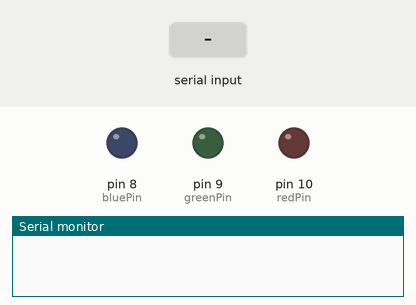
A sketch run on a simulated Arduino Uno, built with avr-gcc and run on an emulated ATmega328P. Shown: output pins drawn as LEDs (lit = HIGH), the last lines printed to the serial monitor. The inputs (shaded band) are chosen by the test bench.

Above: at 1.2 s.
1.3 s: "r" received over Serial
At 2.5 s:
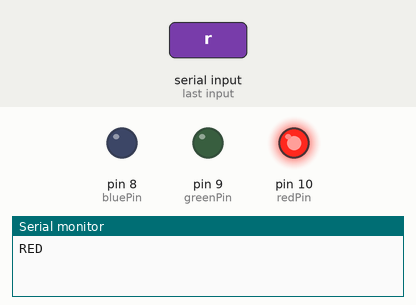
2.8 s: "g" received over Serial
At 3.8 s:
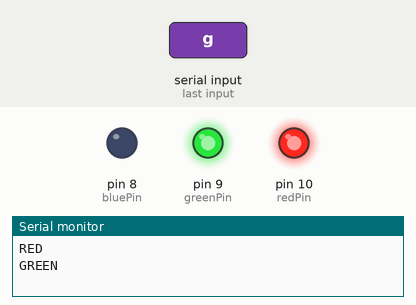
4.3 s: "b" received over Serial
At 4.9 s:
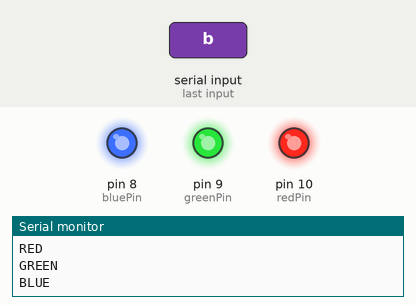
Timing chart, 0 to 7.3 s (numbered marks = the images above; inputs shaded):
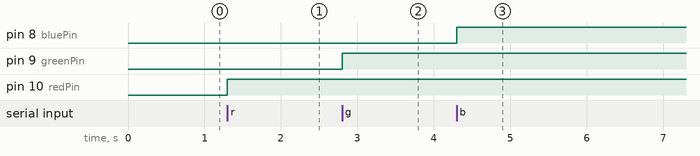

The sketch:

main.ino
```cpp
const int redPin = 10; // D10
const int greenPin = 9; // D9
const int bluePin = 8; // D8

void setup() {
  Serial.begin(9600);
}

void loop() {
  if (Serial.available() > 0) {
    char color = Serial.read();

    switch(color) {
      case 'r':
        analogWrite(redPin, 255);
        Serial.println("RED");
        break;
      case 'g':
        analogWrite(greenPin, 255);
        Serial.println("GREEN");
        break;
      case 'b':
        analogWrite(bluePin, 255);
        Serial.println("BLUE");
        break;
      default:
        analogWrite(redPin, 0);
        analogWrite(greenPin, 0);
        analogWrite(bluePin, 0);
        break;
    }
  }
}
```

Measured:
- after the input at 1.3 s, pin 10 (redPin): LOW → HIGH at once
- after the input at 2.8 s, pin 9 (greenPin): LOW → HIGH at once
- after the input at 4.3 s, pin 8 (bluePin): LOW → HIGH at once
